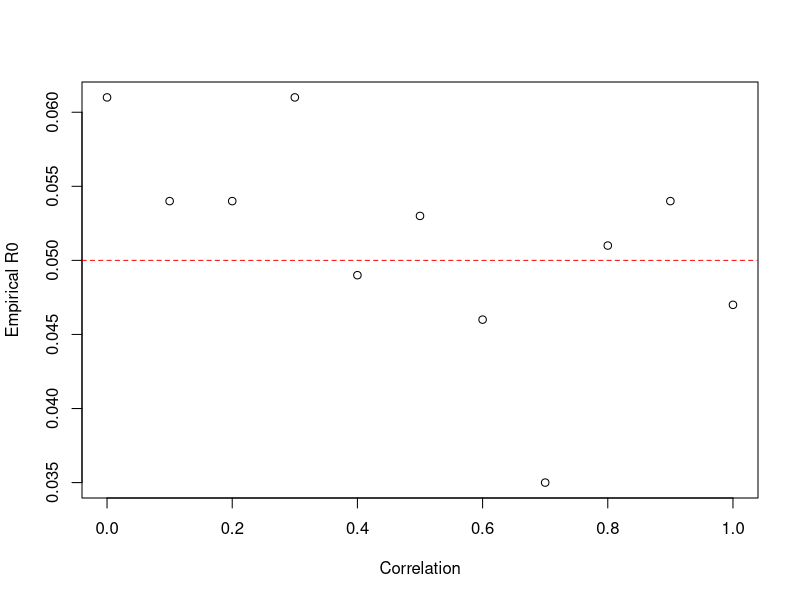
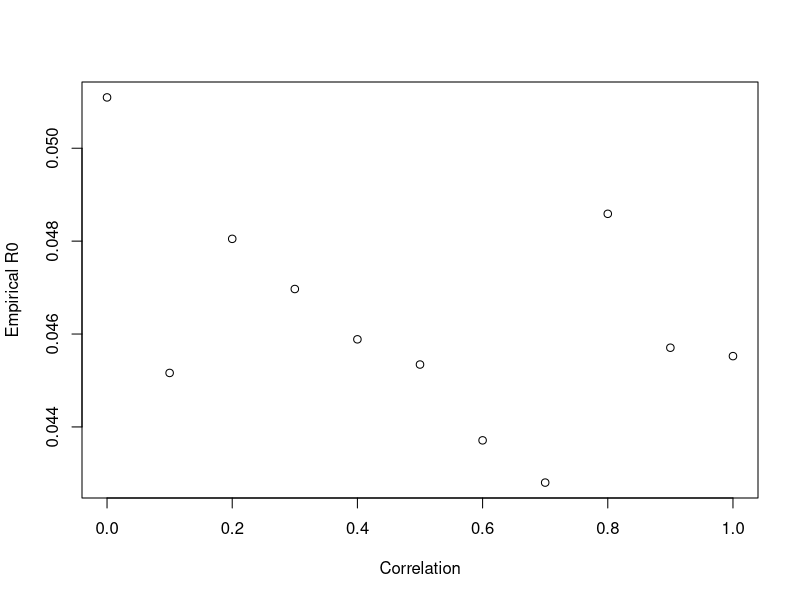
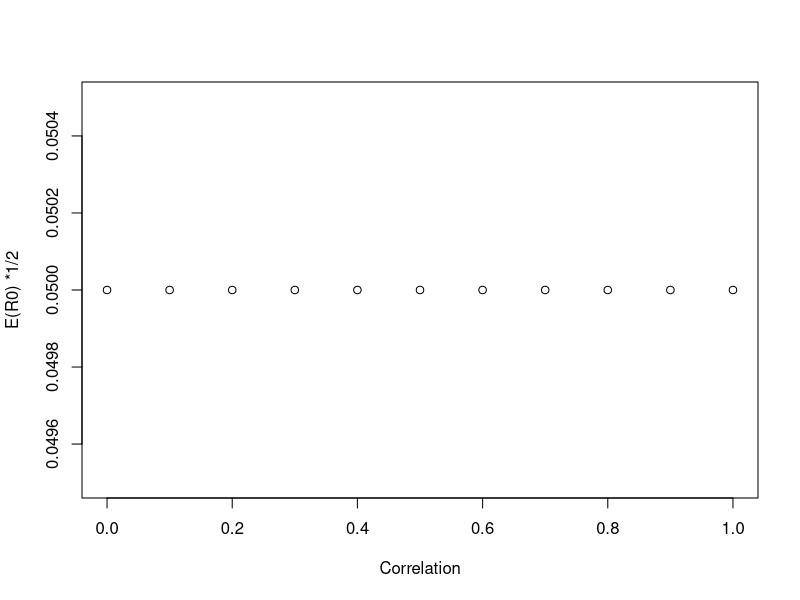
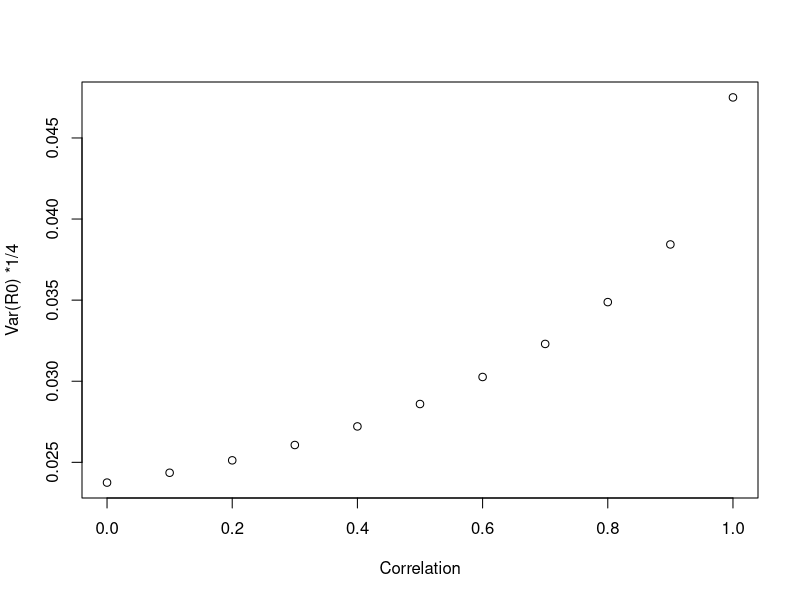

The R source for these figures, in order:


#############################  Empirical FDR  ############################################
library(MASS)

# function for z test
z.test = function(a, mu=0, var=1){
  zeta = (mean(a) - mu) / (sqrt(var / length(a)))
  return(zeta)
}

# function for empricalFDR
empricalFDR <- function(rho,B,stat){
  
   # initilize storage vectors
    z1 <- c()
    z2 <- c()
    R0_t <- c()
    
  # create covariance matrix 
   sigma <- matrix(c(1,rho ,rho ,1),2,2)

  # Simulation start 
    for (i in 1:B) {
  
       # create dataset: x1 is true null; x2 is false null
       df <- data.frame(mvrnorm(n = 200, mu=c(0,0.5), sigma))

       # calculate z stats
       z1[i] <- z.test(df$X1)
       #z2[i] <- z.test(df$X2)
       
       # numberof false rejection
       R0_t[i] <- ifelse(z1[i]>=qnorm(0.95),1,0)
}


# calculate empirical mean/var of # rejections
    mean.R0_t <- mean(R0_t)
    var.R0_t <- var(R0_t)
    
    if (stat=='mean'){
      return(mean.R0_t)
    } else if (stat=='var'){
      return(var.R0_t)
    }
    
}


##############  mean ##############
rho.list <- seq(0,1,by=0.1)
error.mean <- sapply(rho.list, empricalFDR,B=1000, stat='mean')
plot(error.mean ~rho.list,xlab='Correlation', ylab='Empirical R0' )
abline(h=0.05,col='red',lty=2)

##############  variance ##############
rho.list <- seq(0,1,by=0.1)
error.var <- sapply(rho.list, empricalFDR,B=5000,stat='var')
plot(error.var~rho.list,xlab='Correlation', ylab='Empirical R0' )



#############################  Exact FDR  ############################################

# calculate exact v(t)
library(mvtnorm)

######## function to calculate the expected number of false rejections based on rho########
R0_T <- function(rho) {
  mean <- c(0,0)
  sigma <- matrix(c(1,rho ,rho ,1),2,2)
  prob1 <- pmvnorm(lower=c(qnorm(0.95), -Inf), upper=c(Inf,qnorm(0.95)), mean, sigma)*2  # prob of falsely reject one 
  prob2 <- pmvnorm(lower=c(qnorm(0.95), qnorm(0.95)), upper=c(Inf,Inf), mean, sigma)  # prob of falsely reject both two
  E.R0_t <- prob1 + 2*prob2 
  return(E.R0_t)
}
rho.list <- seq(0,1,by=0.1)
error <- sapply(rho.list, R0_T)*1/2
plot(error~rho.list ,xlab='Correlation', ylab='E(R0) *1/2')

############  calculate the variacne of R0t  ########
R0_T.var <- function(rho) {
  mean <- c(0,0)
  sigma <- matrix(c(1,rho ,rho ,1),2,2)
  prob1 <- pmvnorm(lower=c(qnorm(0.95), -Inf), upper=c(Inf,qnorm(0.95)), mean, sigma)*2  # prob of falsely reject one 
  prob2 <- pmvnorm(lower=c(qnorm(0.95), qnorm(0.95)), upper=c(Inf,Inf), mean, sigma)  # prob of falsely reject both two
  E.R0_t <- prob1 + 2*prob2 
  E.R0_t.square <- prob1 + 2^2*prob2 
  
  var <- E.R0_t.square - E.R0_t^2
  return(var)
}

rho.list <- seq(0,1,by=0.1)
error.var <- sapply(rho.list, R0_T.var)*((1/2)^2)
plot(error.var~rho.list,xlab='Correlation', ylab='Var(R0) *1/4' )



